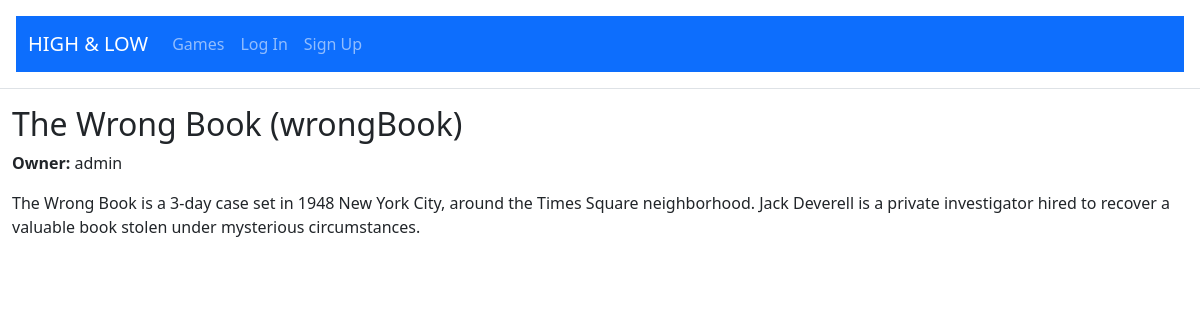
Screenshot of /games/game/1/ with the database file from the repository.
### games/models.py (models this page shows, shortened)
class Game(models.Model):
    name = models.CharField(max_length=50, help_text="Internal name of the game")
    text = models.TextField(help_text="Game text", default="", blank=True)
    textHash = models.CharField(
        max_length=80, help_text="Hash of text", default="", blank=True
    )
    isPublic = models.BooleanField(help_text="Is game publicly visible?")
    owner = models.ForeignKey(
        settings.AUTH_USER_MODEL, on_delete=models.SET_NULL, blank=True, null=True
    )
    title = models.CharField(
        max_length=80, help_text="Title of game", default="", blank=True
    )
    subtitle = models.CharField(
        max_length=80, help_text="Subtitle of game", default="", blank=True
    )
    authors = models.CharField(
        max_length=255, help_text="Author(s) of game (w/emails)", default="", blank=True
    )
    summary = models.TextField(help_text="Short description", default="", blank=True)
    version = models.CharField(
        max_length=32, help_text="Version information", default="", blank=True
    )
    versionDate = models.CharField(
        max_length=64, help_text="Version date", default="", blank=True
    )
    difficulty = models.CharField(
        max_length=32, help_text="Difficulty", default="", blank=True
    )
    cautions = models.CharField(
        max_length=32, help_text="Age rage, etc.", default="", blank=True
    )
    duration = models.CharField(
        max_length=32, help_text="Expected playtime", default="", blank=True
    )
    url = models.CharField(
        max_length=255, help_text="Homepage url", default="", blank=True
    )
    extraInfo = models.TextField(
        help_text="Extra information (credits, links, etc.)", default="", blank=True
    )
    buildLog = models.TextField(help_text="Build Log", default="", blank=True)
    needsBuild = models.BooleanField(help_text="Game was updated and needs rebuild")
    queueStatus = models.CharField(
        max_length=32, help_text="Internal build queue stage", default="", blank=True
    )
    isBuildErrored = models.BooleanField(
        help_text="Was there an error on the last build?"
    )
    buildDate = models.DateTimeField(
        help_text="When was story last built?", null=True, blank=True
    )

### accounts/models.py (models this page shows, shortened)
class CustomUser(AbstractUser):
    bgglink = models.CharField(blank=True, max_length=255)

### games/views.py (the view)
# urls.py: path("game/<int:pk>/", GameDetailView.as_view(), name="gameDetail"),
class GameDetailView(DetailView):
    model = Game
    template_name = "games/gameDetail.html"
    def get_context_data(self, **kwargs):
        context = super().get_context_data(**kwargs)
        viewAddGameFileListCountToContext(self, context)
        return context

### games/views.py (called while the page is built)
def viewAddGameFileListCountToContext(gameViewInstance, context):
    game = gameViewInstance.get_object()
    querySet = GameFile.objects.filter(game=game.pk)
    gameFileListCount = querySet.count()
    context['gameFileListCount'] = gameFileListCount

### games/templates/games/gameDetail.html (shortened to what this page needs)
{% extends "core/base.html" %}
{% load crispy_forms_tags %}
{% block content %}
<div class="gameEntry">
    <h2>{{ game.title }} ({{ game.name }})</h2>
    <p><b>Owner:</b> {{ game.owner }}</p>
    <p>{{ game.summary }}</p>
</div>
{% endblock content %}

### rows the page displays
Game: title "The Wrong Book", name "wrongBook", owner "admin", summary "The Wrong Book is a 3-day case set in 1948 New York City, around the Times Square neighborhood. Jack Deverell is a private investigator hired to recover a valuable book stolen under mysterious circumstances."
